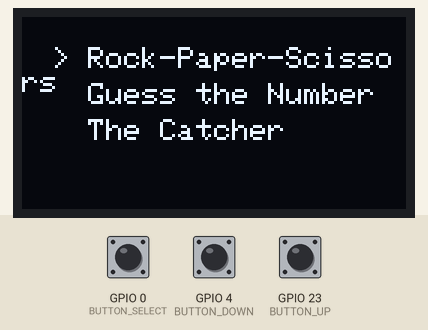
Bench run of a sketch on a simulated ESP32. Shown: 128×64 one-colour display. Inputs (shaded band) come from the test bench; at power-on: GPIO 0 (BUTTON_SELECT) HIGH, GPIO 4 (BUTTON_DOWN) HIGH, GPIO 23 (BUTTON_UP) HIGH. Random numbers use the default seed unless the sketch sets one.

Above: at 3.3 s.
3.4 s: GPIO 0 (BUTTON_SELECT) pulled LOW for 0.15 s
At 4.8 s:
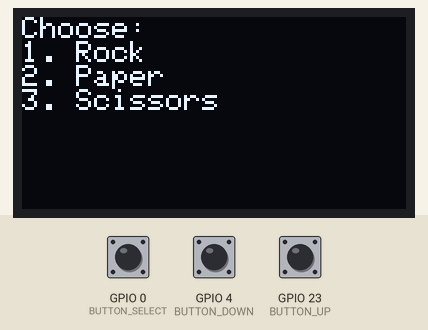
5.1 s: GPIO 4 (BUTTON_DOWN) pulled LOW for 0.15 s
At 5.9 s:
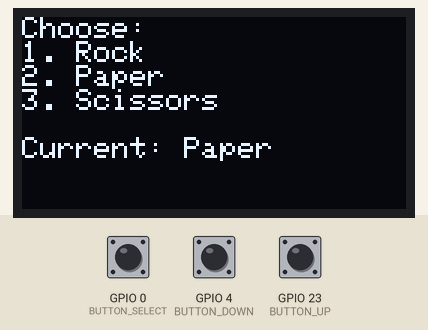
6.7 s: GPIO 0 (BUTTON_SELECT) pulled LOW for 1 s
At 7.1 s:
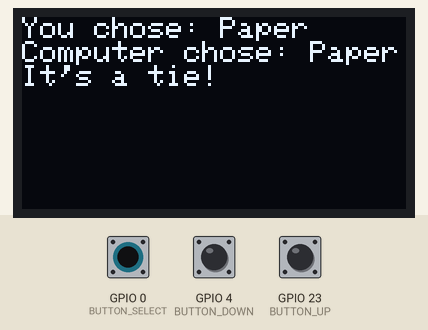
10.7 s: GPIO 0 (BUTTON_SELECT) pulled LOW for 0.15 s
At 11.5 s:
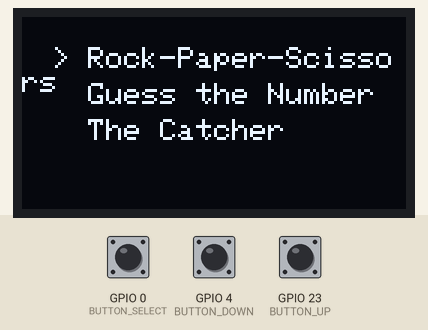
12.4 s: GPIO 23 (BUTTON_UP) pulled LOW for 0.15 s
At 12.7 s:
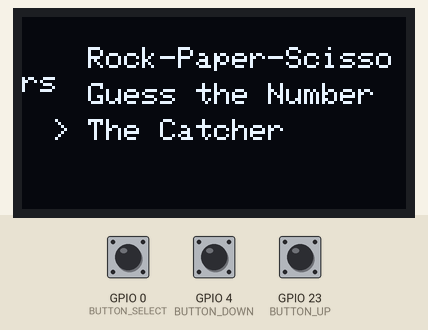
14.0 s: GPIO 0 (BUTTON_SELECT) pulled LOW for 3.2 s
At 14.36 s:
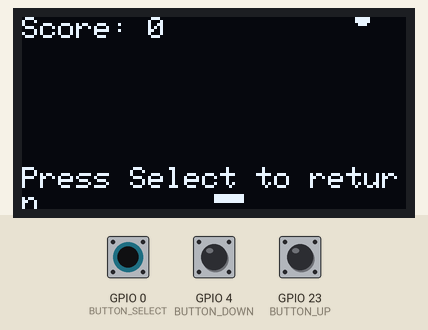
Timing chart, 0 to 17.0 s (numbered marks = the images above; inputs shaded):
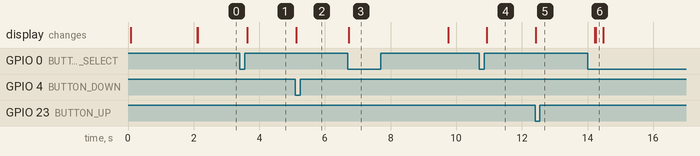

Measured:
- after the input at 3.4 s, the display: changes after 0.23 s (image 1)
- after the input at 5.1 s, the display: changes at once (image 2)
- after the input at 6.7 s, the display: changes at once (image 3)
- after the input at 10.7 s, the display: changes after 0.23 s (image 4)
- after the input at 12.4 s, the display: changes at once (image 5)
- after the input at 14.0 s, the display: first changes after 0.23 s (image 6 shows a later state)

The sketch:

Multi_Game_Hub.ino
```cpp
// Multi-Game Device Code for ESP32
#include <Wire.h>
#include <Adafruit_GFX.h>
#include <Adafruit_SSD1306.h>

#define SCREEN_WIDTH 128
#define SCREEN_HEIGHT 64
#define OLED_RESET -1
Adafruit_SSD1306 display(SCREEN_WIDTH, SCREEN_HEIGHT, &Wire, OLED_RESET);

// Button Pins
#define BUTTON_UP 23
#define BUTTON_DOWN 4
#define BUTTON_SELECT 0

// Game States
enum Screen {SPLASH, MENU, RPS, GUESS, CATCHER};
Screen currentScreen = SPLASH;

// Menu Navigation
int menuIndex = 0;
const char* games[] = {"Rock-Paper-Scissors", "Guess the Number", "The Catcher"};
const int totalGames = 3;

// Button State Tracking
bool lastButtonUp = HIGH, lastButtonDown = HIGH, lastButtonSelect = HIGH;

// Guess the Number Variables
int guess = 0;
int targetNumber = 0;
bool guessing = true;

// The Catcher Variables
int catcherX = SCREEN_WIDTH / 2;
int fallingObjectX, fallingObjectY;
int score = 0;

// Setup Function
void setup() {
  pinMode(BUTTON_UP, INPUT_PULLUP);
  pinMode(BUTTON_DOWN, INPUT_PULLUP);
  pinMode(BUTTON_SELECT, INPUT_PULLUP);

  display.begin(SSD1306_SWITCHCAPVCC, 0x3C);
  display.clearDisplay();
  display.display();

  displaySplashScreen();
  currentScreen = MENU;
  displayMenu();
}

// Splash Screen
void displaySplashScreen() {
  display.clearDisplay();
  display.setTextSize(1);
  display.setTextColor(SSD1306_WHITE);
  display.setCursor(20, 25);
  display.print("Multi-Game Hub");
  display.display();
  delay(2000);
  display.clearDisplay();
  display.display();
}

// Menu Screen
void displayMenu() {
  display.clearDisplay();
  display.setTextSize(1);
  display.setTextColor(SSD1306_WHITE);
  for (int i = 0; i < totalGames; i++) {
    display.setCursor(10, i * 12 + 10);
    if (i == menuIndex) display.print("> ");
    else display.print("  ");
    display.println(games[i]);
  }
  display.display();
}

// Handle Button Inputs
void handleMenuNavigation() {
  bool currentButtonUp = digitalRead(BUTTON_UP);
  bool currentButtonDown = digitalRead(BUTTON_DOWN);
  bool currentButtonSelect = digitalRead(BUTTON_SELECT);

  if (lastButtonUp == HIGH && currentButtonUp == LOW) {
    menuIndex = (menuIndex - 1 + totalGames) % totalGames;
    displayMenu();
    delay(200);
  }
  if (lastButtonDown == HIGH && currentButtonDown == LOW) {
    menuIndex = (menuIndex + 1) % totalGames;
    displayMenu();
    delay(200);
  }
  if (lastButtonSelect == HIGH && currentButtonSelect == LOW) {
    currentScreen = (Screen)(menuIndex + 2);
    delay(200);
  }

  lastButtonUp = currentButtonUp;
  lastButtonDown = currentButtonDown;
  lastButtonSelect = currentButtonSelect;
}

// Wait for Select Button to Return to Menu
void waitForSelectButton() {
  display.setCursor(0, 50);
  display.println("Press Select to return");
  display.display();

  while (digitalRead(BUTTON_SELECT) == HIGH);
  delay(200);  // Debounce delay
}

// Rock-Paper-Scissors Game
void playRPSGame() {
  int choice = 0;
  display.clearDisplay();
  display.setCursor(0, 0);
  display.println("Choose:");
  display.println("1. Rock");
  display.println("2. Paper");
  display.println("3. Scissors");
  display.display();

  while (true) {
    bool currentButtonUp = digitalRead(BUTTON_UP);
    bool currentButtonDown = digitalRead(BUTTON_DOWN);
    bool currentButtonSelect = digitalRead(BUTTON_SELECT);

    if (lastButtonUp == HIGH && currentButtonUp == LOW) {
      choice = (choice + 2) % 3;
      display.clearDisplay();
      display.setCursor(0, 0);
      display.println("Choose:");
      display.println("1. Rock");
      display.println("2. Paper");
      display.println("3. Scissors");
      display.setCursor(0, 40);
      display.print("Current: ");
      if (choice == 0) display.println("Rock");
      else if (choice == 1) display.println("Paper");
      else display.println("Scissors");
      display.display();
      delay(200);
    }
    if (lastButtonDown == HIGH && currentButtonDown == LOW) {
      choice = (choice + 1) % 3;
      display.clearDisplay();
      display.setCursor(0, 0);
      display.println("Choose:");
      display.println("1. Rock");
      display.println("2. Paper");
      display.println("3. Scissors");
      display.setCursor(0, 40);
      display.print("Current: ");
      if (choice == 0) display.println("Rock");
      else if (choice == 1) display.println("Paper");
      else display.println("Scissors");
      display.display();
      delay(200);
    }
    if (lastButtonSelect == HIGH && currentButtonSelect == LOW) {
      int computerChoice = random(0, 3);  // Random choice for computer
      display.clearDisplay();
      display.setCursor(0, 0);
      display.print("You chose: ");
      if (choice == 0) display.println("Rock");
      else if (choice == 1) display.println("Paper");
      else display.println("Scissors");

      display.print("Computer chose: ");
      if (computerChoice == 0) display.println("Rock");
      else if (computerChoice == 1) display.println("Paper");
      else display.println("Scissors");

      // Determine the winner
      if (choice == computerChoice) {
        display.println("It's a tie!");
      } else if ((choice == 0 && computerChoice == 2) ||
                 (choice == 1 && computerChoice == 0) ||
                 (choice == 2 && computerChoice == 1)) {
        display.println("You win!");
      } else {
        display.println("You lose!");
      }
      display.display();
      delay(3000);
      break;
    }

    lastButtonUp = currentButtonUp;
    lastButtonDown = currentButtonDown;
    lastButtonSelect = currentButtonSelect;
  }
  waitForSelectButton();
}

// Guess the Number Game
void playGuessGame() {
  targetNumber = random(0, 10);
  guess = 0;
  guessing = true;

  while (guessing) {
    display.clearDisplay();
    display.setCursor(0, 0);
    display.print("Guess: ");
    display.println(guess);
    display.display();

    bool currentButtonUp = digitalRead(BUTTON_UP);
    bool currentButtonDown = digitalRead(BUTTON_DOWN);
    bool currentButtonSelect = digitalRead(BUTTON_SELECT);

    if (lastButtonUp == HIGH && currentButtonUp == LOW) {
      guess = (guess + 1) % 10;
      delay(200);
    }
    if (lastButtonDown == HIGH && currentButtonDown == LOW) {
      guess = (guess - 1 + 10) % 10;
      delay(200);
    }
    if (lastButtonSelect == HIGH && currentButtonSelect == LOW) {
      display.clearDisplay();
      display.setCursor(0, 0);
      if (guess == targetNumber) {
        display.println("Correct!");
      } else {
        if (guess > targetNumber) {
          display.println("Too High!");
        } else {
          display.println("Too Low!");
        }
      }
      display.display();
      delay(2000);
      if (guess == targetNumber) guessing = false;
    }

    lastButtonUp = currentButtonUp;
    lastButtonDown = currentButtonDown;
    lastButtonSelect = currentButtonSelect;
  }
  waitForSelectButton();
}

// The Catcher Game
void playCatcherGame() {
  fallingObjectX = random(0, SCREEN_WIDTH);
  fallingObjectY = 0;
  catcherX = SCREEN_WIDTH / 2;
  score = 0;

  while (true) {
    display.clearDisplay();
    display.fillRect(catcherX, SCREEN_HEIGHT - 5, 10, 3, SSD1306_WHITE);
    display.fillCircle(fallingObjectX, fallingObjectY, 2, SSD1306_WHITE);
    display.setCursor(0, 0);
    display.print("Score: ");
    display.println(score);
    display.display();

    bool currentButtonUp = digitalRead(BUTTON_UP);
    bool currentButtonDown = digitalRead(BUTTON_DOWN);

    if (lastButtonUp == HIGH && currentButtonUp == LOW) {
      catcherX = max(0, catcherX - 5);
    }
    if (lastButtonDown == HIGH && currentButtonDown == LOW) {
      catcherX = min(SCREEN_WIDTH - 10, catcherX + 5);
    }

    fallingObjectY += 2;
    if (fallingObjectY >= SCREEN_HEIGHT - 5) {
      if (fallingObjectX >= catcherX && fallingObjectX <= catcherX + 10) {
        score++;
      }
      fallingObjectX = random(0, SCREEN_WIDTH);
      fallingObjectY = 0;
    }

    lastButtonUp = currentButtonUp;
    lastButtonDown = currentButtonDown;

    if (digitalRead(BUTTON_SELECT) == LOW) break;
    delay(100);
  }
  waitForSelectButton();
}

// Main Loop
void loop() {
  if (currentScreen == MENU) {
    handleMenuNavigation();
  } else if (currentScreen == RPS) {
    playRPSGame();
    currentScreen = MENU;
    displayMenu();
  } else if (currentScreen == GUESS) {
    playGuessGame();
    currentScreen = MENU;
    displayMenu();
  } else if (currentScreen == CATCHER) {
    playCatcherGame();
    currentScreen = MENU;
    displayMenu();
  }
}
```
